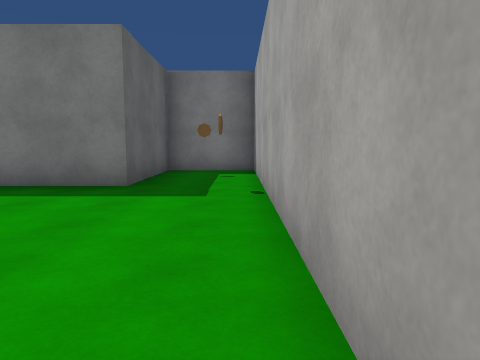
View 1 (above)

23 first-person views from a walk through a scene from a Unity 3-D project. The camera is 1.3 m above the floor, tilts 6° down and sees 70° across. The floor is counted in squares, 2 m on a side. Each view is taken from the middle of a square. On the plan, view 1 faces up. The plan holds only what a view shows up to about 10 squares ahead; the rest is blank. The place goes on beyond the plan. The player character is not drawn. Some animated figures are not drawn. Some surface patterns are stand-ins.

View 2
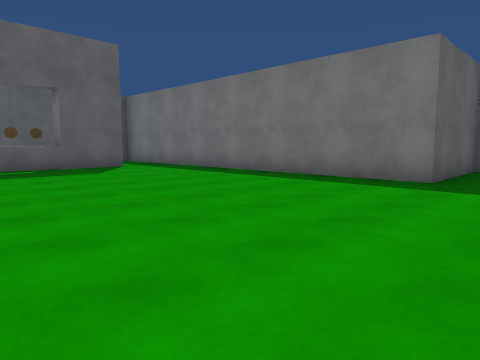

View 3
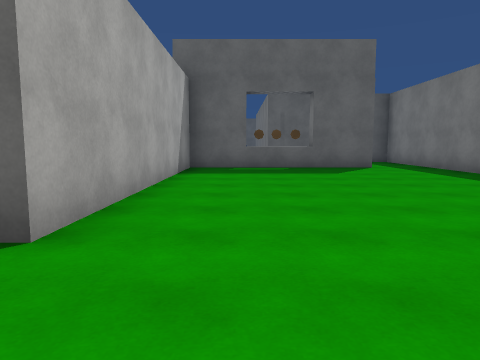

View 4
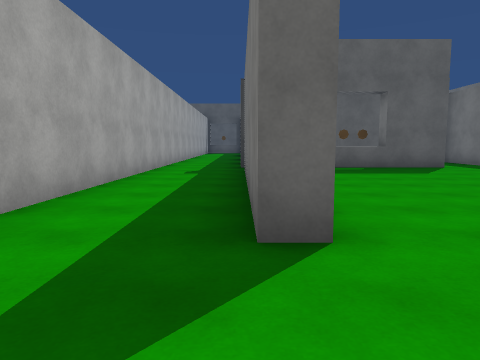

View 5
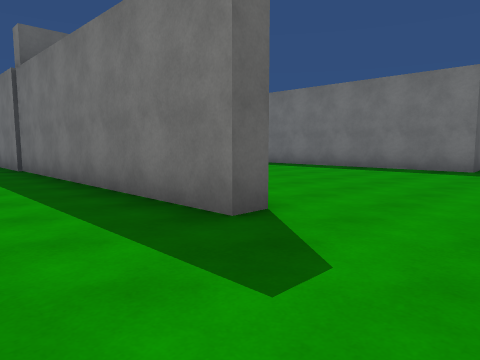

View 6
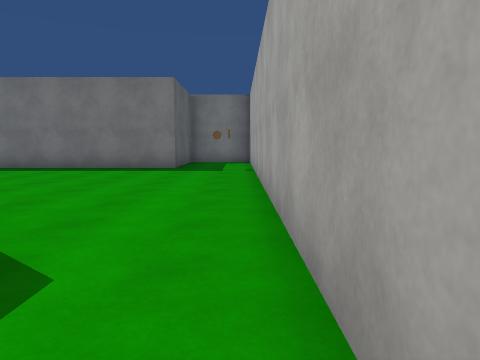

View 7
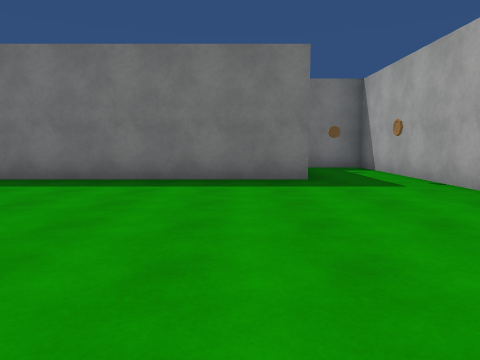

View 8
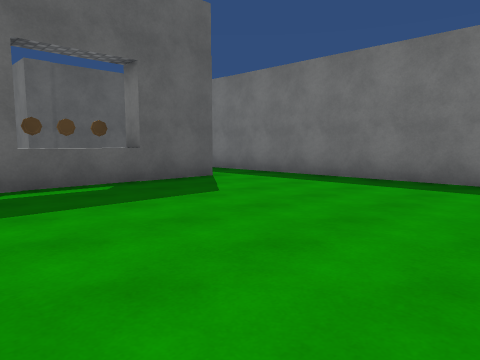

View 9
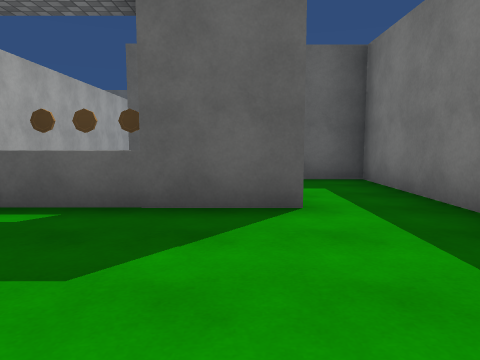

View 10
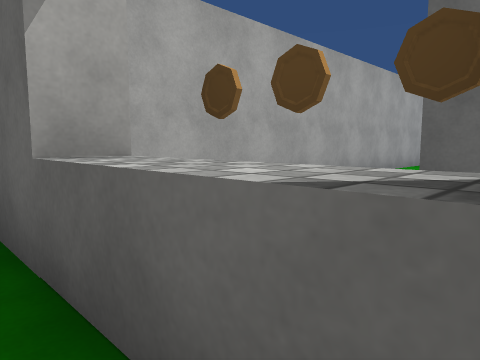

View 11
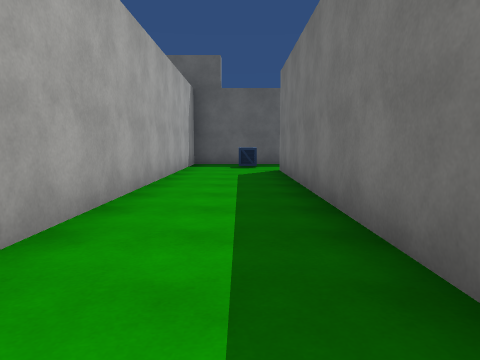

View 12
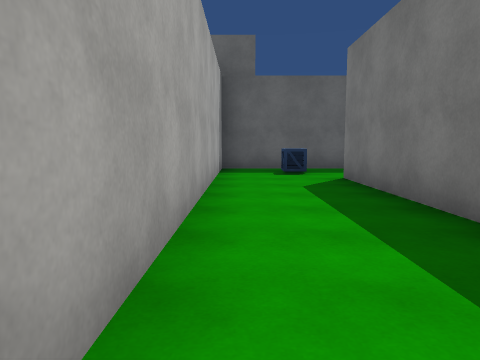

View 13
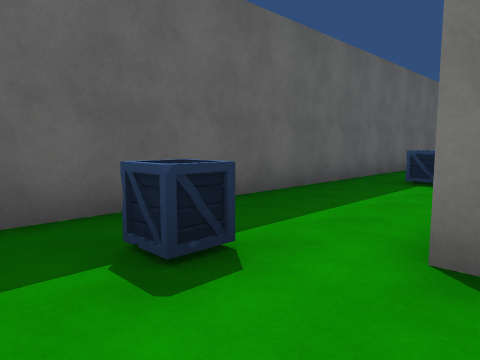

View 14
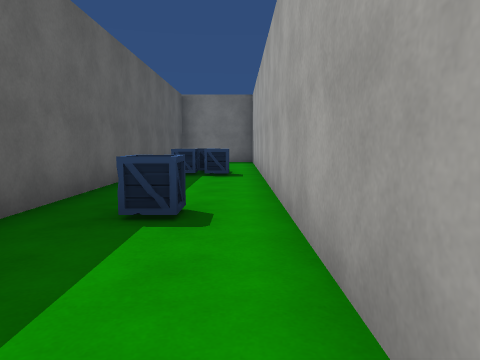

View 15
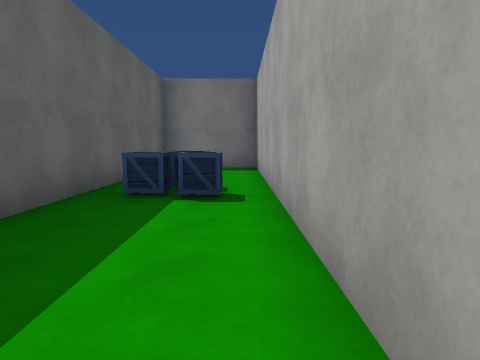

View 16
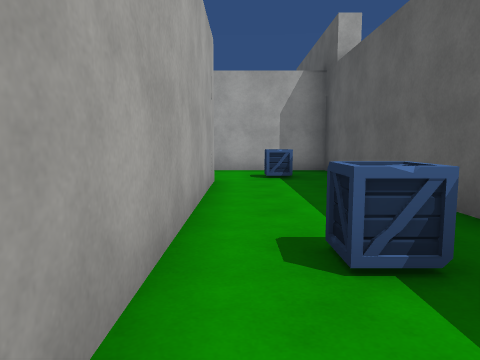

View 17
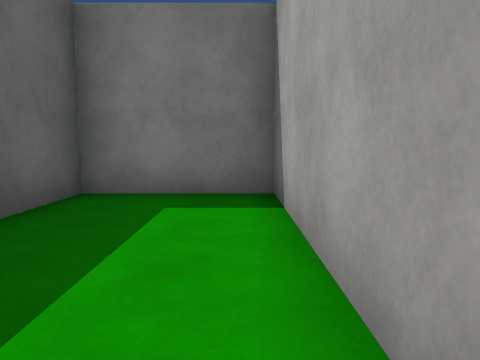

View 18
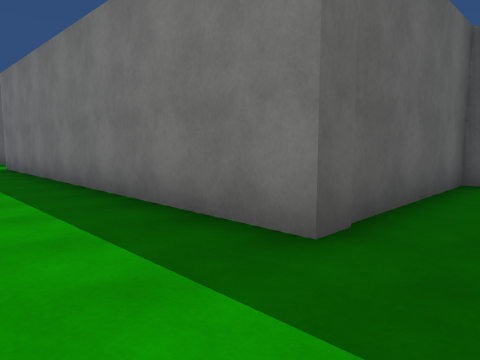

View 19
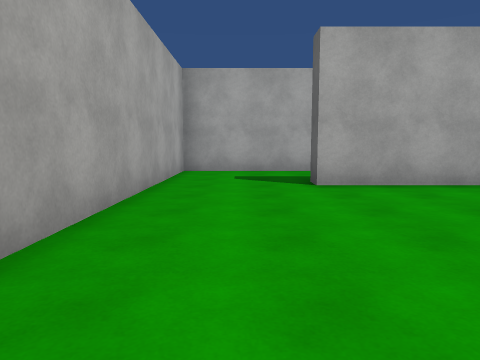

View 20
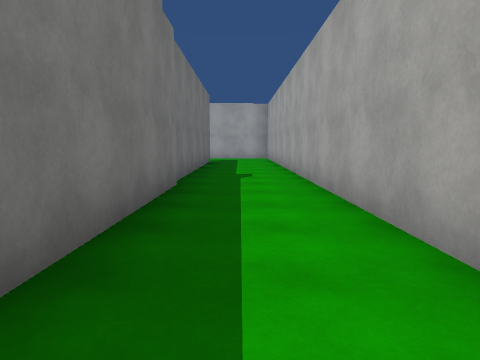

View 21
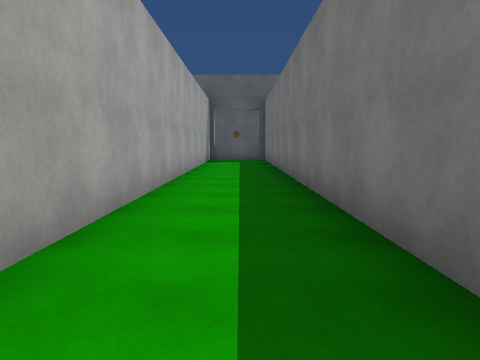

View 22
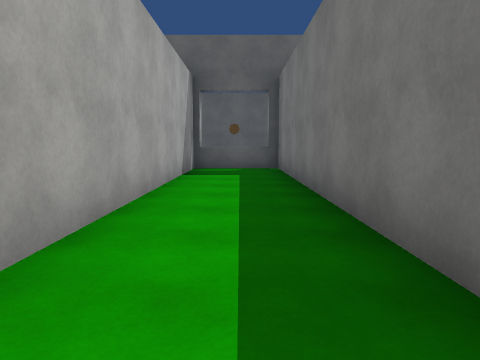

View 23
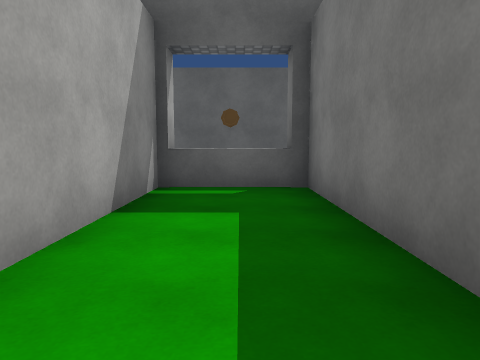

### Floor plan
Points are (right, up) in squares from view 1. A wall is a line through its corners. A room is listed if a view was taken in it or the views show most of it. See-through windows are left out.
Room 1 (views 1, 2, 3, 4, 5, 6, 7, 8, 9, 10, 19, 20, 21, 22, 23)
walls: (-9.4, 0.6) (-9.4, -1.5) (-2.2, -1.5) (-2.2, -2) (-24.1, -2) (-24.1, -2.6); (-9.4, 3.8) (-9.4, 1.4); (-24.1, -2.2) (-24.6, -2.2); (-24.1, -3.4) (-24.1, -4.2) (0.4, -4.2) (0.4, 8.5) (-1.8, 8.5) (-1.8, 5.3) (-10.6, 5.3); (-24.6, -4.1) (-24, -4.1)
ways out: opening at (-10, 4.5) to room 3
objects: coin (-25, -3) to (-24, -3)
Room 2 (views 11, 12, 13, 14, 15, 16, 17, 18)
walls: (-12.3, 3.4) (-12.3, 1) (-21.5, 1) (-21.5, 14.5) (-24.1, 14.5) (-24.1, -1.5) (-10.8, -1.5); (-10, 0.2) (-9.4, 0.2); (-9.4, 2) (-10, 2)
ways out: opening at (-11.5, 2.5) to room 3
objects: other object (-23, 0); other object (-23, 5); other object (-23, 9); other object (-23, 10); other object (-22, 9)
Room 3 (no view inside)
walls: (-10.6, 5.3) (-12.3, 5.3) (-12.3, 3.4)
ways out: opening at (-10, 4.5) to room 1; opening at (-11.5, 2.5) to room 2

Positions as (right, up) in squares from view 1, and headings:
1: (0, 0), facing up
2: (0, -1), facing up-left
3: (0, 0), facing left
4: (0, -2), facing left
5: (0, -4), facing up-left
6: (0, -4), facing up
7: (-3, -1), facing up
8: (-4, -1), facing up-left
9: (-6, 3), facing left
10: (-9, 2), facing down-left
11: (-13, 0), facing left
12: (-15, -1), facing left
13: (-21, -1), facing up-left
14: (-22, 2), facing up
15: (-22, 5), facing up
16: (-22, 7), facing down
17: (-22, 10), facing up
18: (-11, -1), facing up-left
19: (-1, 4), facing down
20: (-15, -3), facing right
21: (-10, -3), facing left
22: (-15, -3), facing left
23: (-19, -3), facing left
